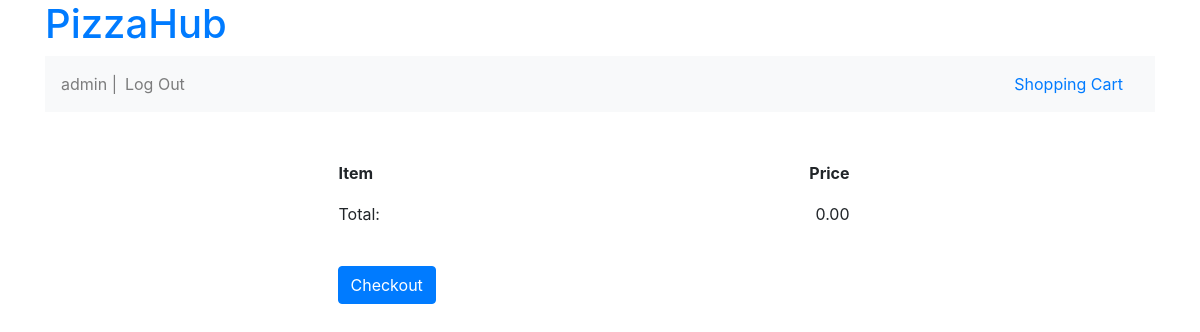
Page /shoppingcart/ (signed in) on the earlier database version.
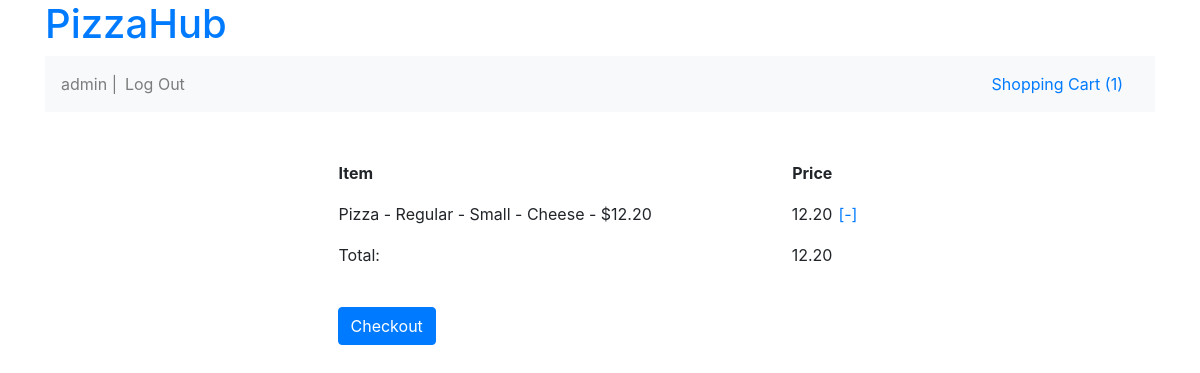
Same page on the later database version.
### orders/models.py (models this page shows, shortened)
class ShoppingCart (models.Model):
	user = models.ForeignKey(User, on_delete=models.CASCADE);
	total_cost = models.DecimalField(max_digits=5, default = Decimal('0.00'),decimal_places=2,validators=[MinValueValidator(Decimal('0.00'))]);
	def total_cost_dollars(self):
		return "$ %.2f" % float(self.total_cost) if self.total_cost else 0;
	total_cost_dollars.short_description = "Total Cost"
	ORDER_STATUS_POSS = (
		('0', "In Process"),
		('1', "Order Placed"),
	);
	order_status = models.CharField(max_length=1, choices = ORDER_STATUS_POSS, default = '0', verbose_name="Order Status");
	conf_num = models.IntegerField(blank=True, null=True, verbose_name="Order Confirmation #");
	checkout_time = models.DateTimeField(blank=True, null=True, verbose_name="Time Order Placed");
	class Meta:
		verbose_name = "Shopping Cart"

class OrderItem (models.Model):
	menu_item = models.ForeignKey(MenuItem, on_delete=models.CASCADE);
	final_price = models.DecimalField(max_digits=5, decimal_places=2,validators=[MinValueValidator(Decimal('0.00'))]);
	def final_price_dollars(self):
		return "$ %.2f" % float(self.final_price) if self.final_price else "$ 0.00";
	final_price_dollars.short_description = "Final Price"
	add_ons = models.CharField(blank=True, max_length=100); #list of add ons for pizza or subs, separated by commas, can be blank
	def get_add_ons_list(self):
		if(self.add_ons.split(',')==['']):
			return [];
		return self.add_ons.split(',');
	shopping_cart = models.ForeignKey(ShoppingCart, on_delete=models.CASCADE);

class MenuItem(models.Model):
	item_type = models.CharField(max_length=3, choices = ITEM_TYPE_CHOICES, default = PIZZA);
	item_name = models.CharField(max_length=100);
	price = models.DecimalField(max_digits=5, decimal_places=2,validators=[MinValueValidator(Decimal('0.00'))])
	def __str__(self):
		def pizzaToString():
			return self.pizzamenuitem.__str__();
		def subToString():
			return self.submenuitem.__str__();
		def platterToString():
			return self.plattermenuitem.__str__();
		def saladToString():
			return self.saladmenuitem.__str__();
		def pastaToString():
			return self.pastamenuitem.__str__();
		def defaultToString():
			return str(f"{self.get_item_type_display()} - {self.item_name} - ${self.price}");
		switcher = {
			PIZZA: pizzaToString,
			SUB: subToString,
			PLATTER: platterToString,
			SALAD: saladToString,
			PASTA: pastaToString,
		}
		return switcher.get(self.item_type, defaultToString)();
	class Meta:
			verbose_name = "Menu Item"

class PizzaMenuItem(MenuItem):
	REGULAR = 'Regular'
	SICILIAN = 'Sicilian'
	PIZZA_TYPE_CHOICES = (
		(REGULAR, "Regular"),
		(SICILIAN, "Sicilian"),
	)
	TOPPING_SEL_CHOICES = (
		('0', "Cheese"),
		('1',"1 topping"),
		('2',"2 toppings"),
		('3',"3 toppings"),
		('4',"Special")
	)
	pizza_type = models.CharField(max_length=100, choices = PIZZA_TYPE_CHOICES, default = REGULAR)
	size = models.CharField(max_length=1, choices = SIZE_CHOICES, default = SMALL)
	topping_sel = models.CharField(max_length=1, choices = TOPPING_SEL_CHOICES, default = '0', verbose_name="Topping Selection")
	def __str__(self):
		return str(f"{self.get_item_type_display()} - {self.item_name} - {self.get_size_display()} - {self.pizzamenuitem.get_topping_sel_display()} - ${self.price}");
	class Meta:
			verbose_name = "Pizza Menu Item"

### orders/views.py (the view)
# urls.py: path("shoppingcart/", views.shopping_cart, name="shopping_cart"),
def shopping_cart(request):
	if request.user.is_authenticated:
		shopping_cart= get_current_shopping_cart(request);
		shopping_cart_items = OrderItem.objects.filter(shopping_cart=shopping_cart);
		context = {
			'shopping_cart': shopping_cart,
			'shopping_cart_items': shopping_cart_items,
		}
		template = loader.get_template('orders/cart.html')
		return HttpResponse(template.render(context, request));
	else:
		return HttpResponseRedirect(reverse("orders:index"))

### orders/views.py (called while the page is built)
def get_current_shopping_cart(request):
	if request.user.is_authenticated:
		cart_query = ShoppingCart.objects.filter(user = request.user, order_status='0');
		if len(cart_query)==0:
			new_cart = ShoppingCart(user=request.user);
			new_cart.save();
			return new_cart;
		else:
			return cart_query.get();
	else:
		return 'NO_USER_LOGGED_IN'

### orders/templates/orders/cart.html (shortened to what this page needs)
{% extends "orders/base.html" %}
{% block body %}
<div class="container col-6">
<form action="{% url 'orders:check_out' %}" method="post">
	<table width="100%">
		<tbody>
			<tr>
				<th>Item</th>
				<th style="text-align:right">Price</th>
				<th></th>
			</tr>
				{% for item in shopping_cart_items %}
				<tr>
					<td name = "item">{{item.menu_item}}
					</td>
					<td style="text-align:right">{{item.final_price}}</td><td style="text-align:center"> <a href="" class="removeItem" id="{{item.id}}">[-]</a></td>
				</tr>
				{% endfor %}
				<tr>
					<td>Total: </td><td id="total-cost" style="text-align:right">{{shopping_cart.total_cost}}</td><td></td>
				</tr>
		</tbody>
	</table>
	<br>
	<button class="btn btn-primary" type="submit" name="submit">Checkout</button>
</form>
</div>
{% endblock %}

### orders/templates/orders/base.html (shortened to what this page needs)
<!DOCTYPE html>
<html>
    <head>
      {% load static %}
    	<link rel="stylesheet" href="https://stackpath.bootstrapcdn.com/bootstrap/4.1.3/css/bootstrap.min.css">
    </head>
    <body>
    	<div class="container">
            <a id="title" href="{% url 'orders:index' %}"><h1>PizzaHub</h1></a>
            <nav class="navbar navbar-expand-lg navbar-light bg-light mb-5 justify-content-between">
                   <ul class="navbar-nav ">
                      {% if user.is_authenticated %}
                      <li class="navbar-text">
                          {{ user.username }} |
                      </li>
                      <li class="nav-item">
                          <a href="{% url 'orders:logout' %}" class="nav-link">Log Out</a>
                      </li>
                      {% endif %}
                    </ul>
                    <div class="nav-item">
                      <a href="{% url 'orders:shopping_cart' %}" class="nav-link">Shopping Cart <span id="num-cart-items">{% if shopping_cart %}{% if shopping_cart_items|length > 0 %}({{shopping_cart_items|length}}){% endif %}{% endif %}</span></a>
                    </div>
            </nav>
            {% block body %}
        	{% endblock %}
        </div>
    </body>
</html>

Differences in the rows shown:
added OrderItem: menu_item "Pizza - Regular - Small - Cheese - $12.20", final_price "12.20"
changed ShoppingCart: total_cost "0.00" → "12.20"
Other differences:
{{ shopping_cart_items|length }}: (not shown) → "1"
